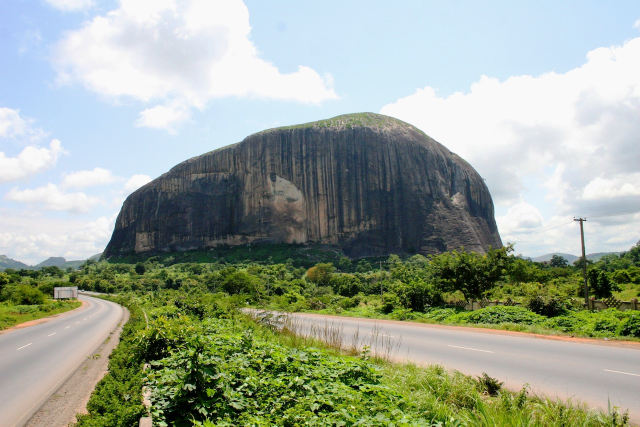
#> input picture DESTINATION-NIGERIA-BRAND-KIT/06_PHOTOGRAPHY_AND_MEDIA/SUPPLIED_BY_CLIENT/zuma-rock.jpg, 1280 x 853 px (shown at 1/2 size)
$ python -i photo.py   (imports and definitions only)
#> lines starting #> are read from the running program, lines starting #| are printed output that depends on the picture
#> further down, picture is the input picture: PIL image 1280x853 RGB; mean R, G, B 156.2, 166.2, 151.2
"""Photography library: client-supplied images → verified, graded brand masters + register.

Supplied files are copied untouched into 06/SUPPLIED_BY_CLIENT. Accepted images get one
consistent, restrained brand grade (no filters, no sky replacement, nothing added or removed):
a gentle tone curve, saturation reined in, shadows cooled towards Forest and highlights
warmed towards Paper. Rejected images are kept in _rejected with the reason.
"""
import csv
import shutil
import sys
from pathlib import Path
import numpy as np
from PIL import Image, ImageFilter

from brand import KIT

SRC = Path(sys.argv[1]) if len(sys.argv) > 1 else None
# [1 line that did not run here, left out]
# [1 line that did not run here, left out]
# [1 line that did not run here, left out]

# slug, supplied file, subject, place, state, id confidence, per-image tweaks, notes
ACCEPT = [
    ("zuma-rock", "zuma-rock.jpg", "Zuma Rock from the Abuja–Kaduna road", "Madalla", "Niger State",
     "High: landmark is unmistakable", dict(exp=0.02, sat=0.95, warm=0.02),
     "Canon EOS 30D, 2008 (EXIF). Strongest image for the brand: an inselberg, the same landform drawn in the logo."),
    ("agbokim-waterfalls", "Agbokim-Waterfalls.webp", "Agbokim Waterfalls with a seated visitor", "Etung", "Cross River State",
     "High: file name and the seven-stream cascade", dict(exp=0.0, sat=0.92, warm=0.01),
     "Visitor seen from behind, not identifiable. Largest file supplied (1920 px)."),
    ("tarkwa-bay", "Tarkwa-Bay-Beach.jpg", "Tarkwa Bay beach shelters at sunset", "Lagos", "Lagos State",
     "Medium: only the file name says Tarkwa Bay; turquoise water and white sand are unusual for Lagos. Client to confirm the source before captioning", dict(exp=-0.02, sat=0.8, warm=0.0, flatten=0.35, demagenta=1.0),
     "Use sparingly and never as a hero until the location is confirmed. Supplied file is heavily HDR-processed; the grade reduces saturation and halo contrast. Do not sharpen further."),
    ("idanre-hills", "breathtaking-views-and-1024x768.jpg", "Idanre town seen from Idanre Hill", "Idanre", "Ondo State",
     "Medium-high: granite domes and hill-top shelter match Idanre Hill; client to confirm", dict(exp=0.03, sat=0.92, warm=0.02),
     "Contains an identifiable person (lower right). Use crops that exclude him unless a release is obtained."),
    ("obudu-road", "images (10).jpeg", "Hairpin road up to the Obudu plateau", "Obanliku", "Cross River State",
     "High: the Obudu Mountain Resort road is distinctive", dict(exp=0.0, sat=0.9, warm=0.01),
     "Low resolution (515 px). Small sizes only, or as an engraving source."),
    ("highlands-valley", "images (7).jpeg", "Green highland valleys", "Highlands", "Nigeria (location not confirmed)",
     "Low: probably Obudu or Mambilla; do not caption with a place name", dict(exp=0.0, sat=0.9, warm=0.02),
     "Low resolution (697 px). Use small or as texture behind type, uncaptioned."),
    ("highlands-ridges", "images (5).jpeg", "Grassy ridges under cloud", "Highlands", "Nigeria (location not confirmed)",
     "Low: do not caption with a place name", dict(exp=0.0, sat=0.9, warm=0.02),
     "Low resolution (516 px). Small sizes only."),
    ("lekki-ikoyi-bridge", "images (8).jpeg", "Lekki–Ikoyi Link Bridge at dusk", "Lagos", "Lagos State",
     "High: the cable-stayed bridge is unmistakable", dict(exp=0.03, sat=0.9, warm=0.0),
     "Low resolution (399 × 501 px). Small sizes only, or as an engraving source."),
    ("bowers-tower", "images (9).jpeg", "Bower's Tower on Oke-Are hill above Ibadan", "Ibadan", "Oyo State",
     "High: the tower is unmistakable", dict(exp=0.0, sat=0.9, warm=0.02),
     "Low resolution (596 px). Small sizes only, or as an engraving source."),
]
REJECT = [
    ("Crystal-Bay-Nusa-Penida-1.jpg.webp", "Not Nigeria: Crystal Bay is on Nusa Penida, Bali, Indonesia (named in the file). Using it would misrepresent the destination."),
    ("caption.jpg", "Almost certainly not Nigeria: the single plunge fall, basalt amphitheatre and brown pool match Chamarel Falls, Mauritius. Rejected unless the photographer can prove a Nigerian location."),
    ("images (6).jpeg", "Not a photograph: a digital composite (Zuma Rock, the National Mosque, an invented waterfall, huts and hot-air balloons in one view). It shows a place that does not exist."),
    ("zuma-rock (1).jpg", "Byte-for-byte duplicate of zuma-rock.jpg (same MD5)."),
]


def srgb_to_lin(x):
    return np.where(x <= 0.04045, x / 12.92, ((x + 0.055) / 1.055) ** 2.4)


def lin_to_srgb(x):
    x = np.clip(x, 0, 1)
    return np.where(x <= 0.0031308, x * 12.92, 1.055 * x ** (1 / 2.4) - 0.055)


def grade(im, exp=0.0, sat=0.92, warm=0.015, flatten=0.0, demagenta=0.0):
#> called with exp = 0, sat = 0.92, warm = 0.015, flatten = 0, demagenta = 0
    a = np.asarray(im.convert("RGB")).astype(np.float32) / 255
    if flatten:  # tame over-processed local contrast: blend towards a soft version in luminance only
        soft = np.asarray(im.convert("RGB").filter(ImageFilter.GaussianBlur(18))).astype(np.float32) / 255
        ly, lsoft = a.mean(2, keepdims=True), soft.mean(2, keepdims=True)
        a = np.clip(a + flatten * 0.35 * (lsoft - ly), 0, 1)
    a = np.clip(a * (1 + exp), 0, 1)
    if demagenta:  # HDR tone-mapping left violet casts in sand shadows: pull them back to neutral warm
        r, g, b = a[..., 0], a[..., 1], a[..., 2]
        m = np.clip(((r + b) / 2 - g) * 6, 0, 1) * np.clip((b - g) * 6, 0, 1) * demagenta
        a[..., 2] = b - m * (b - g) * 0.9
        a[..., 0] = r - m * np.clip(r - g, 0, None) * 0.3
    # tone: gentle filmic S, lifted black, soft shoulder
    t = 0.5 + (a - 0.5) * 1.05
    t = 0.025 + t * (0.965)
    # saturation in a perceptual-ish way
    y = (0.2126 * t[..., 0] + 0.7152 * t[..., 1] + 0.0722 * t[..., 2])[..., None]
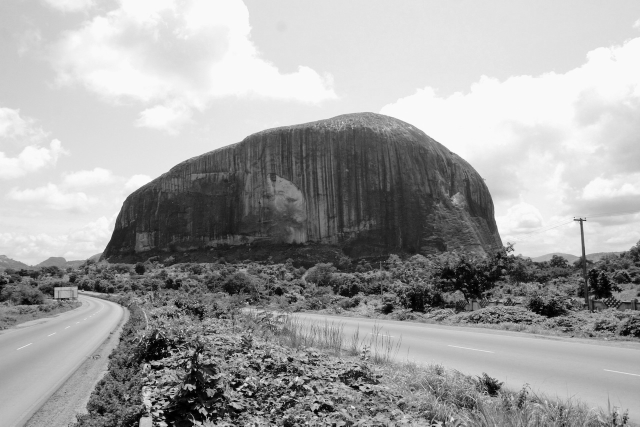
#> y: shape (853, 1280, 1) float32 (shown at 1/2 size); min 0.000875, max 1.01, mean 0.648; drawn with min black and max white
    t = y + (t - y) * sat
    # split tone: shadows towards Forest, highlights towards Paper
    forest = np.array([0x10, 0x34, 0x28]) / 255
    paper = np.array([0xF5, 0xE6, 0xC8]) / 255
    ws = np.clip(1 - y / 0.45, 0, 1) ** 2 * 0.10
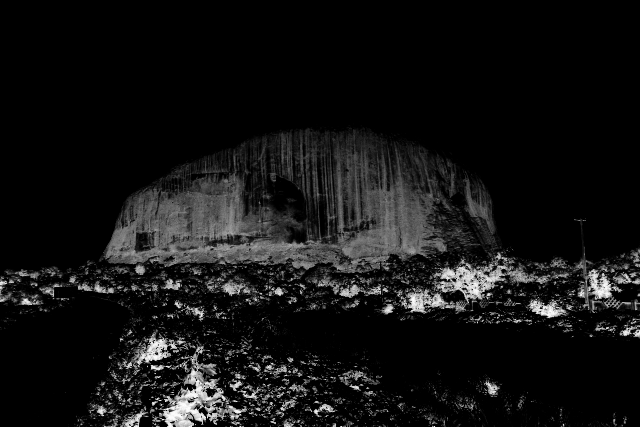
#> ws: shape (853, 1280, 1) float32 (shown at 1/2 size); min 0, max 0.0996, mean 0.0076; drawn with min black and max white
    wh = np.clip((y - 0.6) / 0.4, 0, 1) ** 1.5 * (0.05 + warm)
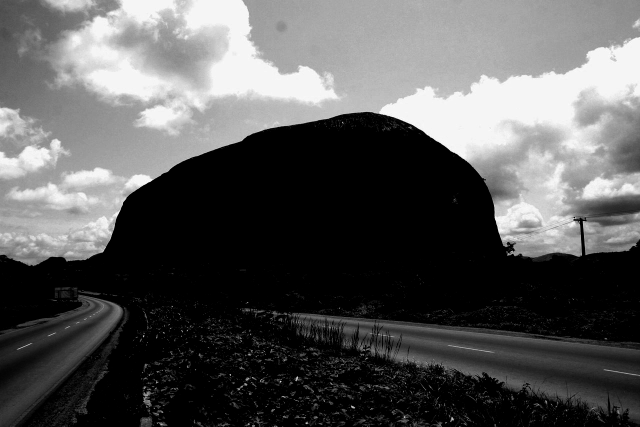
#> wh: shape (853, 1280, 1) float32 (shown at 1/2 size); min 0, max 0.065, mean 0.0225; drawn with min black and max white
    t = t * (1 - ws) + forest * ws
    t = t * (1 - wh) + (t * paper / paper.max()) * wh + paper * wh * 0.15
    return Image.fromarray((np.clip(t, 0, 1) * 255 + 0.5).astype(np.uint8))


def main():
    assert SRC and SRC.is_dir(), "usage: python3 photo.py <folder with supplied images>"
    SUP.mkdir(parents=True, exist_ok=True)
    (SUP / "_rejected").mkdir(exist_ok=True)
    LIB.mkdir(parents=True, exist_ok=True)
    rows = []
    for i, (slug, fn, subj, place, state, conf, tw, notes) in enumerate(ACCEPT, 1):
        if SRC.resolve() != SUP.resolve():
            shutil.copy2(SRC / fn, SUP / fn)
        im = Image.open(SUP / fn)
        g = grade(im, **tw)
        out = LIB / f"DN_photo_{slug}.jpg"
        g.save(out, quality=93, subsampling=0, optimize=True)
        w, h = im.size
        cap = f"{place}, {state}" if not state.startswith("Nigeria") else "Nigeria"
        rows.append(dict(asset_id=f"DN-IMG-{i:04d}", file_name=out.name, supplied_file=fn,
                         subject_and_verified_location=f"{subj} — {cap}", identification_confidence=conf,
                         pixel_size=f"{w}x{h}", max_print_width_mm_at_300ppi=round(w / 300 * 25.4),
                         photographer_or_creator="Unknown (supplied by client)", source_or_agency="Supplied by Destination Nigeria",
                         licence_type="TO BE CONFIRMED BY CLIENT", licence_id_or_url="", licence_expiry="", territory="",
                         model_release="N.A." if "person" not in notes.lower() and "visitor" not in subj.lower() else "Not obtained",
                         property_release="N.A.", community_consent="N.A.", credit_line="Photo: [photographer to be confirmed]",
                         ai_generated="No (visual inspection)", edits="Brand grade only: tone curve, saturation, split tone. Nothing added or removed.",
                         approved_by="", approved_date="", notes=notes))
    for fn, why in REJECT:
        if (SRC / fn).exists() and SRC.resolve() != SUP.resolve():
            shutil.copy2(SRC / fn, SUP / "_rejected" / fn)
        rows.append(dict(asset_id="REJECTED", supplied_file=fn, notes=why))
    keys = list(rows[0].keys())
    with open(P6 / "SOURCE_RECORDS" / "image-register.csv", "w", newline="", encoding="utf-8") as f:
        wr = csv.DictWriter(f, fieldnames=keys)
        wr.writeheader()
        for r in rows:
            wr.writerow({k: r.get(k, "") for k in keys})
    print(f"graded {len(ACCEPT)}, rejected {len(REJECT)}")


# [2 lines not run here, left out]

>>> from PIL import Image
>>> picture = Image.open('../../06_PHOTOGRAPHY_AND_MEDIA/SUPPLIED_BY_CLIENT/zuma-rock.jpg')
>>> result = grade(picture)
